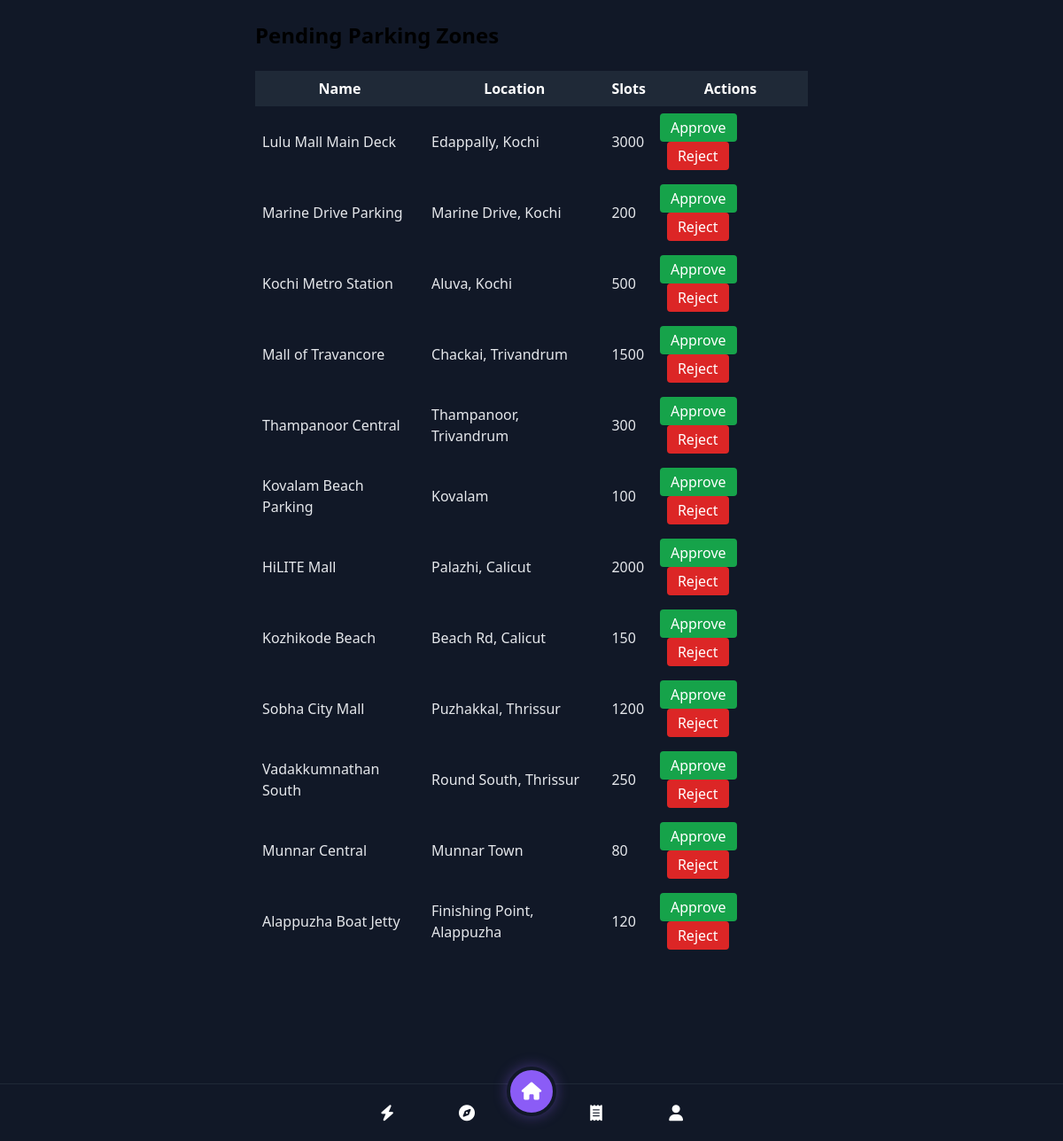
The page /admin/pending_zones (signed in) on the database its author committed.
### models.py (models this page shows, shortened)
class ParkingZone(db.Model):
    id = db.Column(db.Integer, primary_key=True)
    name = db.Column(db.String(100), nullable=False)
    location = db.Column(db.String(200), nullable=False)
    total_slots = db.Column(db.Integer, nullable=False)
    occupied_slots = db.Column(db.Integer, nullable=False, default=0)
    price_per_hour = db.Column(db.Float, nullable=False)
    lat = db.Column(db.Float, nullable=True)
    lon = db.Column(db.Float, nullable=True)
    status = db.Column(db.String(20), default='pending')  # 'pending', 'approved', 'rejected'

### app.py (the view)
@app.route('/admin/pending_zones')
def admin_pending_zones():
    zones = ParkingZone.query.filter_by(status='pending').all()
    return render_template('admin_pending_zones.html', zones=zones)

### app.py (called while the page is built)
@app.before_request
def require_login():
    allowed_routes = ['login', 'register', 'static']
    if request.endpoint and request.endpoint not in allowed_routes and 'user_id' not in session:
        if not request.endpoint.startswith('static'):
            return redirect(url_for('login'))

### templates/admin_pending_zones.html
{% extends 'base.html' %}
{% block content %}
<div class="max-w-2xl mx-auto p-6">
    <h2 class="text-2xl font-bold mb-6">Pending Parking Zones</h2>
    {% if zones %}
    <table class="w-full mb-6">
        <thead>
            <tr class="bg-gray-800 text-white">
                <th class="p-2">Name</th>
                <th class="p-2">Location</th>
                <th class="p-2">Slots</th>
                <th class="p-2">Actions</th>
            </tr>
        </thead>
        <tbody>
            {% for zone in zones %}
            <tr class="bg-gray-900 text-gray-200">
                <td class="p-2">{{ zone.name }}</td>
                <td class="p-2">{{ zone.location }}</td>
                <td class="p-2">{{ zone.total_slots }}</td>
                <td class="p-2">
                    <form method="POST" action="{{ url_for('approve_zone', zone_id=zone.id) }}" style="display:inline;">
                        <button type="submit" class="bg-green-600 text-white px-3 py-1 rounded">Approve</button>
                    </form>
                    <form method="POST" action="{{ url_for('reject_zone', zone_id=zone.id) }}" style="display:inline;">
                        <button type="submit" class="bg-red-600 text-white px-3 py-1 rounded ml-2">Reject</button>
                    </form>
                </td>
            </tr>
            {% endfor %}
        </tbody>
    </table>
    {% else %}
    <p class="text-gray-400">No pending zones.</p>
    {% endif %}
</div>
{% endblock %}

### templates/base.html (shortened to what this page needs)
<!DOCTYPE html>
<html lang="en">
<head>
    <link rel="stylesheet" href="{{ url_for('static', filename='css/style.css') }}">
    <link rel="stylesheet" href="https://cdnjs.cloudflare.com/ajax/libs/font-awesome/6.4.0/css/all.min.css">
</head>
<body class="bg-gray-900">
    <main class="flex-1 overflow-y-auto mb-20" style="padding-bottom: 5rem;">
        {% block content %}
        {% endblock %}
    </main>
    <nav class="fixed bottom-0 w-full bg-gray-900 border-t border-gray-800 z-50">
        <div class="flex justify-between items-center h-16 max-w-md mx-auto px-4">
            <a href="{{ url_for('active') }}" class="nav-link {{ 'active' if page == 'active' else '' }} text-white hover:bg-gray-800 transition-colors flex flex-col items-center justify-center flex-1">
                <i class="fas fa-bolt text-lg"></i>
            </a>
            <a href="{{ url_for('explore') }}" class="nav-link {{ 'active' if page == 'explore' else '' }} text-white hover:bg-gray-800 transition-colors flex flex-col items-center justify-center flex-1">
                <i class="fas fa-compass text-lg"></i>
            </a>
            <div class="relative" style="top: -1.5rem;">
                <a href="{{ url_for('dashboard') }}"
                    class="flex items-center justify-center w-14 h-14 rounded-full bg-primary text-white shadow-lg border-4 border-gray-900"
                    style="box-shadow: 0 0 15px rgba(139, 92, 246, 0.4);">
                    <i class="fas fa-home text-xl"></i>
                </a>
            </div>
            <a href="{{ url_for('history') }}" class="nav-link {{ 'active' if page == 'history' else '' }} text-white hover:bg-gray-800 transition-colors flex flex-col items-center justify-center flex-1">
                <i class="fas fa-receipt text-lg"></i>
            </a>
            <a href="{{ url_for('profile') }}" class="nav-link {{ 'active' if page == 'profile' else '' }} text-white hover:bg-gray-800 transition-colors flex flex-col items-center justify-center flex-1">
                <i class="fas fa-user text-lg"></i>
            </a>
        </div>
    </nav>
</body>
</html>

### static/css/style.css (style rules this page uses)
html, :host { line-height: 1.5; -webkit-text-size-adjust: 100%; -moz-tab-size: 4; -o-tab-size: 4; tab-size: 4; font-family: ui-sans-serif, system-ui, sans-serif, "Apple Color Emoji", "Segoe UI Emoji", "Segoe UI Symbol", "Noto Color Emoji"; font-feature-settings: normal; font-variation-settings: normal; -webkit-tap-highlight-color: transparent; }
body { margin: 0; line-height: inherit; }
h1, h2, h3, h4, h5, h6 { font-size: inherit; font-weight: inherit; }
a { color: inherit; text-decoration: inherit; }
table { text-indent: 0; border-color: inherit; border-collapse: collapse; }
button, input, optgroup, select, textarea { font-family: inherit; font-feature-settings: inherit; font-variation-settings: inherit; font-size: 100%; font-weight: inherit; line-height: inherit; letter-spacing: inherit; color: inherit; margin: 0; padding: 0; }
button, select { text-transform: none; }
button, input:where([type='button']), input:where([type='reset']), input:where([type='submit']) { -webkit-appearance: button; background-color: transparent; background-image: none; }
blockquote, dl, dd, h1, h2, h3, h4, h5, h6, hr, figure, p, pre { margin: 0; }
button, [role="button"] { cursor: pointer; }
.fixed { position: fixed; }
.relative { position: relative; }
.bottom-0 { bottom: 0px; }
.z-50 { z-index: 50; }
.mx-auto { margin-left: auto; margin-right: auto; }
.mb-20 { margin-bottom: 5rem; }
.mb-6 { margin-bottom: 1.5rem; }
.ml-2 { margin-left: 0.5rem; }
.flex { display: flex; }
.h-14 { height: 3.5rem; }
.h-16 { height: 4rem; }
.w-14 { width: 3.5rem; }
.w-full { width: 100%; }
.max-w-2xl { max-width: 42rem; }
.max-w-md { max-width: 28rem; }
.flex-1 { flex: 1 1 0%; }
.flex-col { flex-direction: column; }
.items-center { align-items: center; }
.justify-center { justify-content: center; }
.justify-between { justify-content: space-between; }
.overflow-y-auto { overflow-y: auto; }
.rounded { border-radius: 0.25rem; }
.rounded-full { border-radius: 9999px; }
.border-4 { border-width: 4px; }
.border-t { border-top-width: 1px; }
.border-gray-800 { --tw-border-opacity: 1; border-color: rgb(31 41 55 / var(--tw-border-opacity, 1)); }
.border-gray-900 { --tw-border-opacity: 1; border-color: rgb(17 24 39 / var(--tw-border-opacity, 1)); }
.bg-gray-800 { --tw-bg-opacity: 1; background-color: rgb(31 41 55 / var(--tw-bg-opacity, 1)); }
.bg-gray-900 { --tw-bg-opacity: 1; background-color: rgb(17 24 39 / var(--tw-bg-opacity, 1)); }
.bg-green-600 { --tw-bg-opacity: 1; background-color: rgb(22 163 74 / var(--tw-bg-opacity, 1)); }
.bg-primary { --tw-bg-opacity: 1; background-color: rgb(139 92 246 / var(--tw-bg-opacity, 1)); }
.bg-red-600 { --tw-bg-opacity: 1; background-color: rgb(220 38 38 / var(--tw-bg-opacity, 1)); }
.p-2 { padding: 0.5rem; }
.p-6 { padding: 1.5rem; }
.px-3 { padding-left: 0.75rem; padding-right: 0.75rem; }
.px-4 { padding-left: 1rem; padding-right: 1rem; }
.py-1 { padding-top: 0.25rem; padding-bottom: 0.25rem; }
.text-2xl { font-size: 1.5rem; line-height: 2rem; }
.text-lg { font-size: 1.125rem; line-height: 1.75rem; }
.text-xl { font-size: 1.25rem; line-height: 1.75rem; }
.font-bold { font-weight: 700; }
.text-gray-200 { --tw-text-opacity: 1; color: rgb(229 231 235 / var(--tw-text-opacity, 1)); }
.text-white { --tw-text-opacity: 1; color: rgb(255 255 255 / var(--tw-text-opacity, 1)); }
.shadow-lg { --tw-shadow: 0 10px 15px -3px rgb(0 0 0 / 0.1), 0 4px 6px -4px rgb(0 0 0 / 0.1); --tw-shadow-colored: 0 10px 15px -3px var(--tw-shadow-color), 0 4px 6px -4px var(--tw-shadow-color); box-shadow: var(--tw-ring-offset-shadow, 0 0 #0000), var(--tw-ring-shadow, 0 0 #0000), var(--tw-shadow); }
.transition-colors { transition-property: color, background-color, border-color, text-decoration-color, fill, stroke; transition-timing-function: cubic-bezier(0.4, 0, 0.2, 1); transition-duration: 150ms; }

### rows shown on the page
ParkingZone: name "Lulu Mall Main Deck", location "Edappally, Kochi", total_slots "3000"
ParkingZone: name "Marine Drive Parking", location "Marine Drive, Kochi", total_slots "200"
ParkingZone: name "Kochi Metro Station", location "Aluva, Kochi", total_slots "500"
ParkingZone: name "Mall of Travancore", location "Chackai, Trivandrum", total_slots "1500"
ParkingZone: name "Thampanoor Central", location "Thampanoor, Trivandrum", total_slots "300"
ParkingZone: name "Kovalam Beach Parking", location "Kovalam", total_slots "100"
ParkingZone: name "HiLITE Mall", location "Palazhi, Calicut", total_slots "2000"
ParkingZone: name "Kozhikode Beach", location "Beach Rd, Calicut", total_slots "150"
ParkingZone: name "Sobha City Mall", location "Puzhakkal, Thrissur", total_slots "1200"
ParkingZone: name "Vadakkumnathan South", location "Round South, Thrissur", total_slots "250"
ParkingZone: name "Munnar Central", location "Munnar Town", total_slots "80"
ParkingZone: name "Alappuzha Boat Jetty", location "Finishing Point, Alappuzha", total_slots "120"
